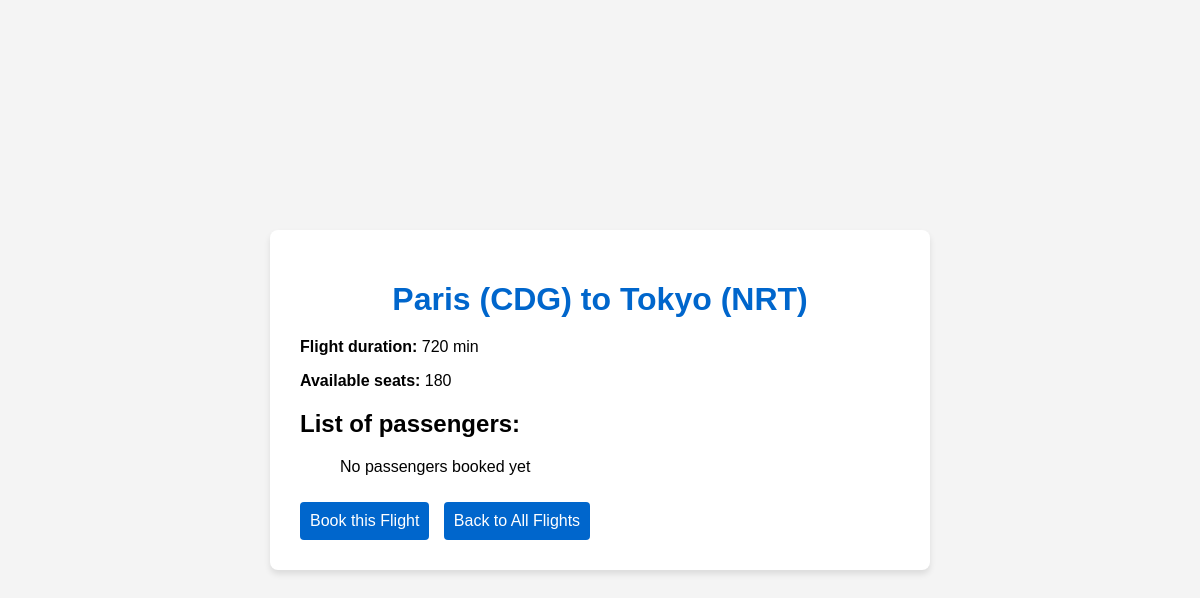
Page /flight/3/ on the committed database.
### flights/models.py (models this page shows, shortened)
class Flight(models.Model):
    origin = models.ForeignKey(
        Airport,
        on_delete=models.CASCADE,
        related_name='departing_flights'
    )
    destination = models.ForeignKey(
        Airport,
        on_delete=models.CASCADE,
        related_name='arriving_flights'
    )
    duration = models.IntegerField(help_text="Flight duration in minutes")
    capacity = models.IntegerField(default=180)
    def remaining_seats(self):
        return self.capacity - self.booking_set.count()

class Airport(models.Model):
    code = models.CharField(max_length=3, unique=True)
    city = models.CharField(max_length=100)

### flights/views.py (the view)
# urls.py: path('flight/<int:flight_id>/', views.flight_detail, name='flight_detail'),
def flight_detail(request, flight_id):
    flight = get_object_or_404(Flight, id=flight_id)
    booked_passengers = flight.booking_set.all()
    remaining_seats = flight.remaining_seats()
    return render(request, 'flights/flight_detail.html', {
        'flight': flight,
        'booked_passengers': booked_passengers,
        'remaining_seats': remaining_seats
    })

### flights/templates/flights/flight_detail.html (shortened to what this page needs)
{% load static %}
<!DOCTYPE html>
<html lang="en">
<head>
    <link rel="stylesheet" href="{% static 'css/styles.css' %}">
</head>
<body>
    <div class="container">
        <h1>{{ flight.origin.city }} ({{ flight.origin.code }}) to {{ flight.destination.city }} ({{ flight.destination.code }})</h1>
        <div class="flight-info">
            <p><strong>Flight duration:</strong> {{ flight.duration }} min</p>
            <p><strong>Available seats:</strong> {{ remaining_seats }}</p>
            <h2>List of passengers:</h2>
            <ul>
                {% for booking in booked_passengers %}
                    <li>{{ booking.passenger.name }}</li>
                {% empty %}
                    <p>No passengers booked yet</p>
                {% endfor %}
            </ul>
            <div class="actions">
                <a href="{% url 'book_flight' flight.id %}" class="book-button">Book this Flight</a>
                <a href="{% url 'index' %}" class="back-button">Back to All Flights</a>
            </div>
        </div>
    </div>
</body>
</html>

### flights/static/css/styles.css (style rules this page uses)
body { font-family: Arial, sans-serif; background-color: #f4f4f4; margin: 0; padding: 0; display: flex; justify-content: center; align-items: center; min-height: 100vh; }
.container { background-color: white; border-radius: 8px; box-shadow: 0 4px 6px rgba(0, 0, 0, 0.1); padding: 30px; width: 100%; max-width: 600px; }
h1 { color: #0066cc; text-align: center; margin-bottom: 20px; }
.submit-button, .home-button, .book-button, .back-button { display: block; width: 100%; padding: 10px; background-color: #0066cc; color: white; border: none; border-radius: 4px; text-align: center; text-decoration: none; margin-top: 10px; }
.book-button, .back-button { width: auto; display: inline-block; margin-right: 10px; }

### rows in the picture
Flight: origin.city "Paris", origin.code "CDG", destination.city "Tokyo", destination.code "NRT", duration "720"

### other values in the picture
{{ remaining_seats }} "180"
